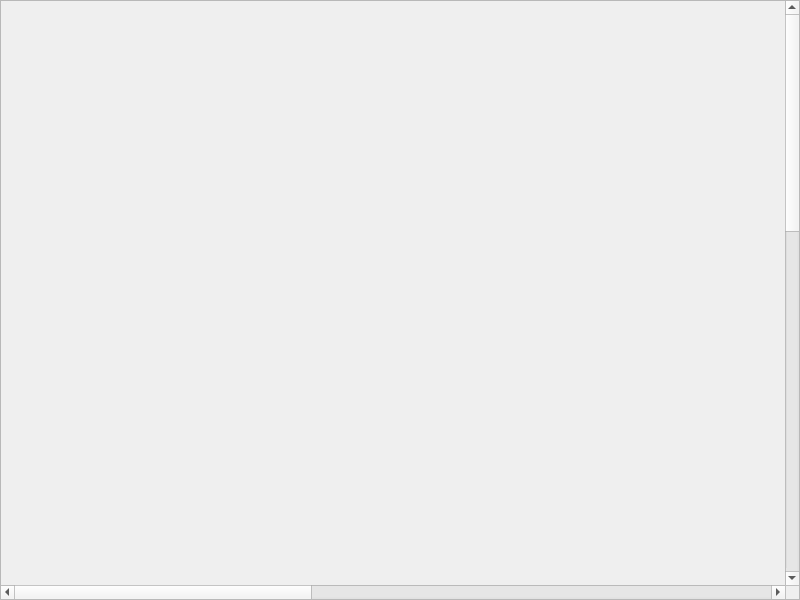
<?xml version="1.0" encoding="UTF-8"?>
<ui version="4.0">
 <class>MainWindow</class>
 <widget class="QMainWindow" name="MainWindow">
  <property name="geometry">
   <rect>
    <x>0</x>
    <y>0</y>
    <width>800</width>
    <height>600</height>
   </rect>
  </property>
  <property name="windowTitle">
   <string>MainWindow</string>
  </property>
  <widget class="QWidget" name="centralwidget">
   <layout class="QVBoxLayout" name="verticalLayout">
    <property name="spacing">
     <number>0</number>
    </property>
    <property name="leftMargin">
     <number>0</number>
    </property>
    <property name="topMargin">
     <number>0</number>
    </property>
    <property name="rightMargin">
     <number>0</number>
    </property>
    <property name="bottomMargin">
     <number>0</number>
    </property>
    <item>
     <widget class="QScrollArea" name="scrollArea">
      <property name="widgetResizable">
       <bool>true</bool>
      </property>
      <widget class="noviWidget" name="scrollAreaWidgetContents">
       <property name="geometry">
        <rect>
         <x>0</x>
         <y>0</y>
         <width>2000</width>
         <height>1500</height>
        </rect>
       </property>
       <property name="minimumSize">
        <size>
         <width>2000</width>
         <height>1500</height>
        </size>
       </property>
      </widget>
     </widget>
    </item>
   </layout>
  </widget>
  <widget class="QMenuBar" name="menubar">
   <property name="geometry">
    <rect>
     <x>0</x>
     <y>0</y>
     <width>800</width>
     <height>21</height>
    </rect>
   </property>
  </widget>
 </widget>
 <customwidgets>
  <customwidget>
   <class>noviWidget</class>
   <extends>QWidget</extends>
   <header>widgetNovi</header>
   <container>1</container>
  </customwidget>
 </customwidgets>
 <resources/>
 <connections/>
</ui>
